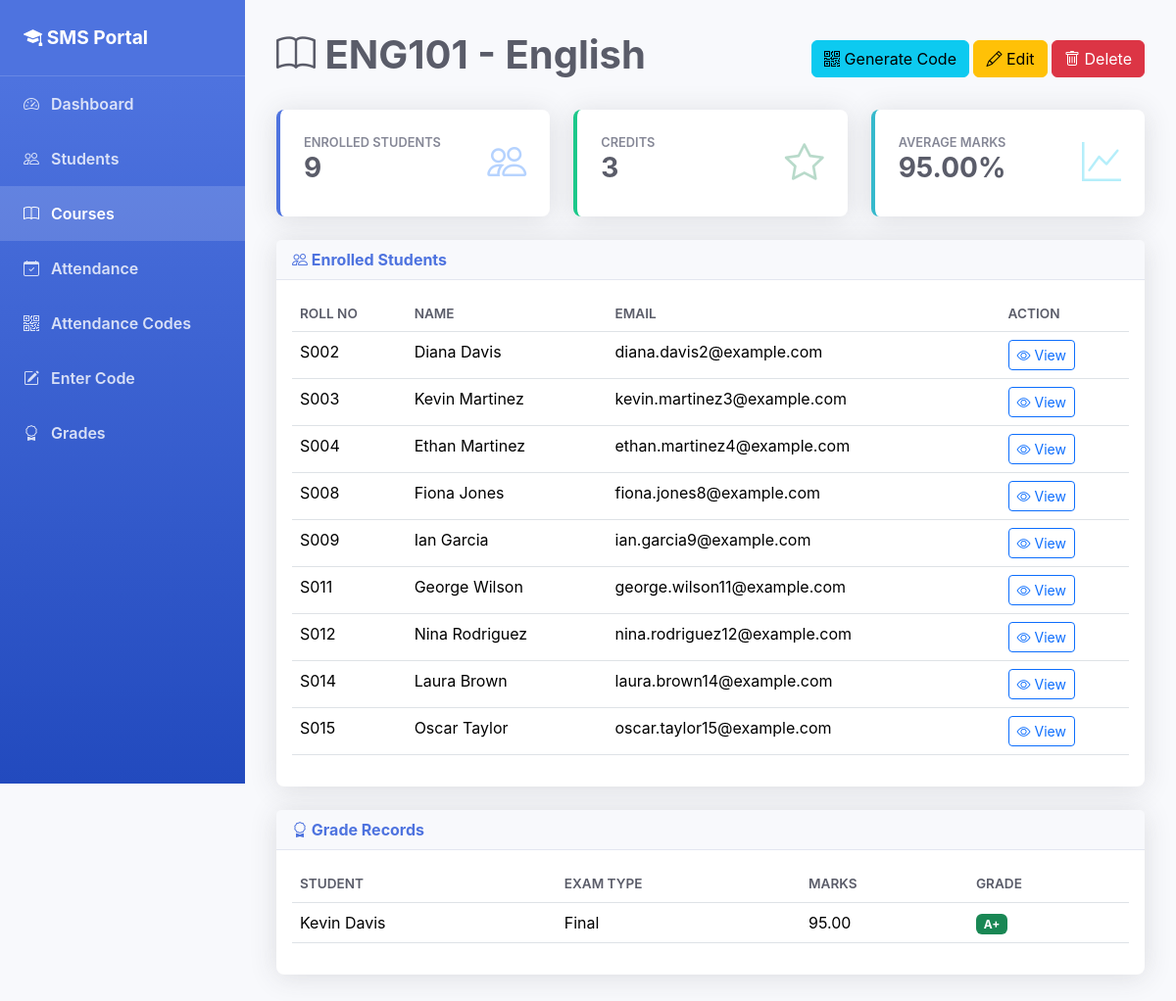
The page /courses/1/ on the database its author committed.
### students/models.py (models this page shows, shortened)
class Course(models.Model):
    name = models.CharField(max_length=100)
    code = models.CharField(max_length=20, unique=True)
    credits = models.IntegerField(default=3)
    description = models.TextField(blank=True)
    created_at = models.DateTimeField(auto_now_add=True)
    class Meta:
        ordering = ['code']

class Student(models.Model):
    GENDER_CHOICES = [
        ('M', 'Male'),
        ('F', 'Female'),
        ('O', 'Other'),
    ]
    roll_number = models.CharField(max_length=20, unique=True)
    first_name = models.CharField(max_length=50)
    last_name = models.CharField(max_length=50)
    email = models.EmailField(unique=True)
    phone = models.CharField(max_length=15, blank=True)
    gender = models.CharField(max_length=1, choices=GENDER_CHOICES, default='M')
    date_of_birth = models.DateField()
    address = models.TextField(blank=True)
    enrollment_date = models.DateField(auto_now_add=True)
    courses = models.ManyToManyField(Course, blank=True, related_name='students')
    is_active = models.BooleanField(default=True)
    photo = models.ImageField(upload_to='student_photos/', blank=True, null=True)
    created_at = models.DateTimeField(auto_now_add=True)
    updated_at = models.DateTimeField(auto_now=True)
    @property
    def full_name(self):
        return f"{self.first_name} {self.last_name}"
    class Meta:
        ordering = ['roll_number']

class Grade(models.Model):
    GRADE_CHOICES = [
        ('A+', 'A+ (90-100)'),
        ('A', 'A (85-89)'),
        ('B+', 'B+ (80-84)'),
        ('B', 'B (75-79)'),
        ('C+', 'C+ (70-74)'),
        ('C', 'C (65-69)'),
        ('D', 'D (60-64)'),
        ('F', 'F (Below 60)'),
    ]
    student = models.ForeignKey(Student, on_delete=models.CASCADE, related_name='grades')
    course = models.ForeignKey(Course, on_delete=models.CASCADE, related_name='grades')
    marks = models.DecimalField(
        max_digits=5,
        decimal_places=2,
        validators=[MinValueValidator(0), MaxValueValidator(100)]
    )
    grade = models.CharField(max_length=2, choices=GRADE_CHOICES, blank=True)
    exam_type = models.CharField(max_length=50, default='Final')
    remarks = models.CharField(max_length=200, blank=True)
    created_at = models.DateTimeField(auto_now_add=True)
    updated_at = models.DateTimeField(auto_now=True)
    class Meta:
        ordering = ['-created_at']
        unique_together = ['student', 'course', 'exam_type']

### students/views.py (the view)
# urls.py: path('courses/<int:pk>/', views.course_detail, name='course_detail'),
def course_detail(request, pk):
    course = get_object_or_404(Course, pk=pk)
    students = course.students.all()
    grades = course.grades.all()
    avg_marks = grades.aggregate(avg=Avg('marks'))['avg'] or 0
    context = {
        'course': course,
        'students': students,
        'grades': grades,
        'avg_marks': round(avg_marks, 2),
    }
    return render(request, 'students/course_detail.html', context)

### students/templates/students/course_detail.html (shortened to what this page needs)
{% extends 'students/base.html' %}
{% block content %}
<div class="page-header d-flex justify-content-between align-items-center">
    <h1><i class="bi bi-book"></i> {{ course.code }} - {{ course.name }}</h1>
    <div>
        <a href="{% url 'attendance_session_create' %}?course={{ course.pk }}" class="btn btn-info">
            <i class="bi bi-qr-code"></i> Generate Code
        </a>
        <a href="{% url 'course_update' course.pk %}" class="btn btn-warning">
            <i class="bi bi-pencil"></i> Edit
        </a>
        <a href="{% url 'course_delete' course.pk %}" class="btn btn-danger">
            <i class="bi bi-trash"></i> Delete
        </a>
    </div>
</div>
<div class="row mb-4">
    <div class="col-md-4">
        <div class="card stat-card primary h-100">
            <div class="d-flex justify-content-between align-items-center">
                <div>
                    <p>Enrolled Students</p>
                    <h3>{{ students.count }}</h3>
                </div>
                <i class="bi bi-people text-primary" style="font-size: 2.5rem; opacity: 0.3;"></i>
            </div>
        </div>
    </div>
    <div class="col-md-4">
        <div class="card stat-card success h-100">
            <div class="d-flex justify-content-between align-items-center">
                <div>
                    <p>Credits</p>
                    <h3>{{ course.credits }}</h3>
                </div>
                <i class="bi bi-star text-success" style="font-size: 2.5rem; opacity: 0.3;"></i>
            </div>
        </div>
    </div>
    <div class="col-md-4">
        <div class="card stat-card info h-100">
            <div class="d-flex justify-content-between align-items-center">
                <div>
                    <p>Average Marks</p>
                    <h3>{{ avg_marks }}%</h3>
                </div>
                <i class="bi bi-graph-up text-info" style="font-size: 2.5rem; opacity: 0.3;"></i>
            </div>
        </div>
    </div>
</div>
<div class="card mb-4">
    <div class="card-header">
        <i class="bi bi-people"></i> Enrolled Students
    </div>
    <div class="card-body">
        {% if students %}
            <div class="table-responsive">
                <table class="table table-hover">
                    <thead>
                        <tr>
                            <th>Roll No</th>
                            <th>Name</th>
                            <th>Email</th>
                            <th>Action</th>
                        </tr>
                    </thead>
                    <tbody>
                        {% for student in students %}
                        <tr>
                            <td>{{ student.roll_number }}</td>
                            <td>{{ student.full_name }}</td>
                            <td>{{ student.email }}</td>
                            <td>
                                <a href="{% url 'student_detail' student.pk %}" class="btn btn-sm btn-outline-primary">
                                    <i class="bi bi-eye"></i> View
                                </a>
                            </td>
                        </tr>
                        {% endfor %}
                    </tbody>
                </table>
            </div>
        {% else %}
            <p class="text-muted text-center mb-0">No students enrolled in this course.</p>
        {% endif %}
    </div>
</div>
<div class="card">
    <div class="card-header">
        <i class="bi bi-award"></i> Grade Records
    </div>
    <div class="card-body">
        {% if grades %}
            <div class="table-responsive">
                <table class="table">
                    <thead>
                        <tr>
                            <th>Student</th>
                            <th>Exam Type</th>
                            <th>Marks</th>
                            <th>Grade</th>
                        </tr>
                    </thead>
                    <tbody>
                        {% for grade in grades %}
                        <tr>
                            <td>{{ grade.student.full_name }}</td>
                            <td>{{ grade.exam_type }}</td>
                            <td>{{ grade.marks }}</td>
                            <td>
                                <span class="badge
                                    {% if grade.grade == 'A+' or grade.grade == 'A' %}bg-success
                                    {% elif grade.grade == 'B+' or grade.grade == 'B' %}bg-info
                                    {% elif grade.grade == 'C+' or grade.grade == 'C' %}bg-warning
                                    {% else %}bg-danger{% endif %}">
                                    {{ grade.grade }}
                                </span>
                            </td>
                        </tr>
                        {% endfor %}
                    </tbody>
                </table>
            </div>
        {% else %}
            <p class="text-muted text-center mb-0">No grades recorded for this course.</p>
        {% endif %}
    </div>
</div>
{% endblock %}

### students/templates/students/base.html (style rules this page uses)
:root { --primary-color: #4e73df; --secondary-color: #858796; --success-color: #1cc88a; --info-color: #36b9cc; --warning-color: #f6c23e; --danger-color: #e74a3b; }
body { background-color: #f8f9fc; font-family: 'Nunito', -apple-system, BlinkMacSystemFont, 'Segoe UI', Roboto, sans-serif; }
.card { border: none; box-shadow: 0 0.15rem 1.75rem 0 rgba(58, 59, 69, 0.15); border-radius: 0.5rem; }
.card-header { background-color: #f8f9fc; border-bottom: 1px solid #e3e6f0; font-weight: 700; color: var(--primary-color); }
.stat-card { border-left: 4px solid; padding: 1.5rem; }
.stat-card.primary { border-color: var(--primary-color); }
.stat-card.success { border-color: var(--success-color); }
.stat-card.info { border-color: var(--info-color); }
.stat-card h3 { font-size: 1.75rem; font-weight: 700; color: #5a5c69; }
.stat-card p { color: var(--secondary-color); font-weight: 600; text-transform: uppercase; font-size: 0.8rem; margin: 0; }
.table th { font-weight: 600; color: #5a5c69; text-transform: uppercase; font-size: 0.85rem; }
.page-header { margin-bottom: 1.5rem; }
.page-header h1 { color: #5a5c69; font-weight: 700; }

### rows shown on the page
Course: code "ENG101", name "English", credits "3"
Student: roll_number "S002", full_name "Diana Davis", email "diana.davis2@example.com"
Student: roll_number "S003", full_name "Kevin Martinez", email "kevin.martinez3@example.com"
Student: roll_number "S004", full_name "Ethan Martinez", email "ethan.martinez4@example.com"
Student: roll_number "S008", full_name "Fiona Jones", email "fiona.jones8@example.com"
Student: roll_number "S009", full_name "Ian Garcia", email "ian.garcia9@example.com"
Student: roll_number "S011", full_name "George Wilson", email "george.wilson11@example.com"
Student: roll_number "S012", full_name "Nina Rodriguez", email "nina.rodriguez12@example.com"
Student: roll_number "S014", full_name "Laura Brown", email "laura.brown14@example.com"
Student: roll_number "S015", full_name "Oscar Taylor", email "oscar.taylor15@example.com"
Grade: student.full_name "Kevin Davis", exam_type "Final", marks "95.00", grade "A+"

### other values the page prints
{{ students.count }} "9"
{{ avg_marks }} "95.00"
